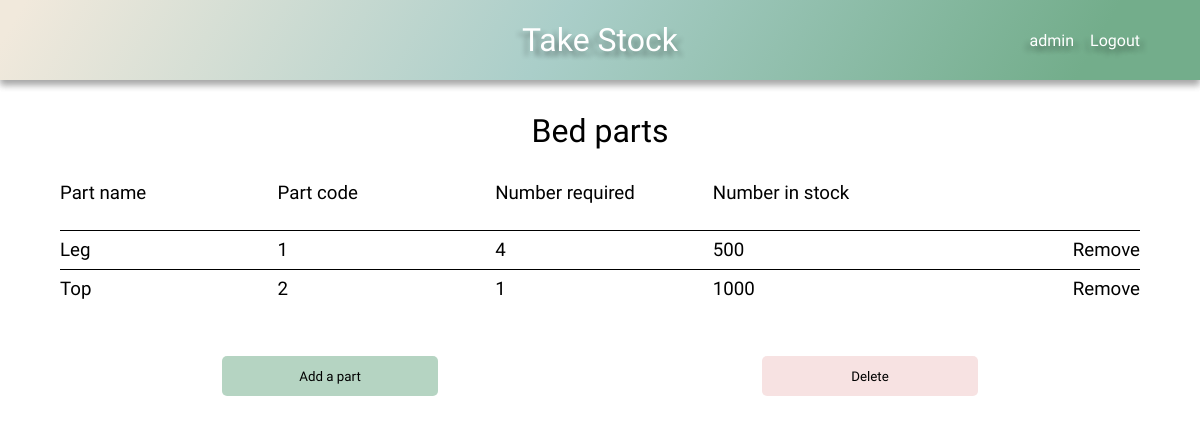
/product-detail/4 (signed in), run on the app's committed database.
### stock/models.py (models this page shows, shortened)
class Product(models.Model):
    name = models.CharField(max_length=100)
    stock_parts = models.ManyToManyField(Stock)
    company = models.ForeignKey(User, on_delete=models.CASCADE, default=1)
    def __str__(self):
        return f'{self.name}'

class Parts(models.Model):
    product_part_belongs_to = models.ForeignKey(
        Product, on_delete=models.CASCADE
        )
    item = models.ForeignKey(
        Stock,
        on_delete=models.CASCADE
        )
    number_required = models.IntegerField()
    company = models.ForeignKey(User, on_delete=models.CASCADE, default=1)

class Stock(models.Model):
    name = models.CharField(max_length=100)
    code = models.CharField(max_length=100)
    number_in_stock = models.IntegerField()
    company = models.ForeignKey(User, on_delete=models.CASCADE, default=1)

### stock/views.py (the view)
# urls.py: path('product-detail/<int:pk>', product_detail, name='product-detail'),
def product_detail(request, pk):
    default_user = request.user
    product_parts = Parts.objects.filter(
        company=default_user).filter(product_part_belongs_to=pk)
    product = Product.objects.filter(
        company=default_user).filter(id=pk).first()
    context = {
        'product_parts': product_parts,
        'product': product,
    }
    return render(request, 'product_detail.html', context)

### stock/context_processors.py (called while the page is built)
def base(request):
    default_user = request.user
    return ({'default_user': default_user})

### stock/templates/product_detail.html
{% extends 'base.html' %}
{% load static %}
{% block head %}
    <link rel="stylesheet" href="{% static 'css/style.css' %}">
    <link rel="stylesheet" href="{% static 'css/grid.css' %}">
{% endblock %}
{% block content %}
    <h1>{{ product }} parts</h1>
    {% if not product_parts %}
        <h2 class="center">This product has no parts!</h3>
    {% else %}
        <div class="grid">
            <div class="grid-headings grid-5">
                <h3>Part name</h3>
                <h3>Part code</h3>
                <h3>Number required</h3>
                <h3>Number in stock</h3>
            </div>
            {% for part in product_parts %}
                <div class="grid-row grid-5">
                    <div class="item-name-content">
                        <h3>{{ part.item.name }}</h3>
                    </div>
                    <div class="item-code-content">
                        <h3>{{ part.item.code }}</h3>
                    </div>
                    <div class="item-required-content">
                        <h3>{{ part.number_required }}</h3>
                    </div>
                    <div class="item-number-content">
                        <h3>{{ part.item.number_in_stock }}</h3>
                    </div>
                    <div class="update">
                        <h3><a href="{% url 'delete-part' part.id %}">Remove</a></h3>
                    </div>
                </div>
            {% endfor %}
    {% endif %}
            <div class="grid-buttons">
                <a href="{% url 'add_more_parts' product.pk %}"><input class="btn grid-btn btn-submit btn-hover" type="button" value="Add a part"></input></a>
                <a href="{% url 'delete-product' product.id %}"><input class="btn grid-btn btn-delete btn-hover" type="button" value="Delete"></input></a>
            </div>
        </div>
{% endblock %}

### stock/templates/base.html (shortened to what this page needs)
{% load static %}
<!DOCTYPE html>
<html lang="en">
<head>
    <link rel="stylesheet" href="{% static 'css/style.css' %}">
    {% block head %}
    {% endblock %}
</head>
<body>
    <header class="main-header">
        <h1><a href="{% url 'home' %}">Take Stock</a></h1>
        <div class="user-nav">
            {% if user.is_authenticated %}
                <div id="dropdown">{{ default_user }}
                </div>
                <a href="{% url 'logout' %}">Logout</a>
            {% else %}
                <a href="{% url 'login' %}">Login</a>
                <a href="{% url 'register' %}">Register</a>
            {% endif %}
        </div>
    </header>
    {% block content %}
    {% endblock %}
</body>
</html>

### stock/static/css/style.css (style rules this page uses)
:root { --clr-mix-calm: 120deg, #f1e9dc 2%, #aacec9, #73ad8b 90%; --shadow: 0 10px 20px 0 rgba(0, 0, 0, .2), 0 10px 20px 0 rgba(0, 0, 0, .2); --shadow-s: 0 5px 7px 0 rgba(0, 0, 0, .2), 0 5px 7px 0 rgba(0, 0, 0, .2); --shadow-l: 0 20px 30px 0 rgba(0, 0, 0, .2), 0 20px 30px 0 rgba(0, 0, 0, .2); --shadow-tl: 5px 5px 5px rgba(0, 0, 0, .2), -5px 5px 5px rgba(0, 0, 0, .2); --header-height: 5em; --hover: .522; --btn-submit: hsla(145, 26%, 56%, var(--hover)); --btn-delete: hsla(0, 58%, 86%, var(--hover)); }
*, *::before, *::after { margin: 0; padding: 0; box-sizing: border-box; text-decoration: none; list-style-type: none; color: #000000; font-family: 'Nanum Gothic', 'Gill Sans', 'Gill Sans MT', Calibri, 'Trebuchet MS', sans-serif; font-weight: 300; }
body { overflow-x: hidden; }
h1, .center, .add-new { width: max-content; margin: 1em auto; }
.main-header { display: flex; justify-content: center; align-items: center; height: var(--header-height); background: linear-gradient(var(--clr-mix-calm)); box-shadow: var(--shadow-s); position: relative; }
.main-header h1 a { color: #FFFFFF; text-shadow: var(--shadow-tl); }
.btn { border: none; }
.btn-delete { background-color: var(--btn-delete); }
.btn-submit { background-color: var(--btn-submit); }
.user-nav { max-width: 20%; display: flex; justify-content: space-between; gap: 1em; position: absolute; right: 5%; }
.user-nav div, .user-nav a { color: #FFFFFF; text-shadow: var(--shadow-tl); }
#dropdown { position: relative; cursor: pointer; }

### stock/static/css/grid.css (style rules this page uses)
.grid { display: grid; min-width: 80%; max-width: 90%; margin: 2em auto; grid-auto-flow: row; grid-column: repeat(12, 1fr); }
.grid-headings { display: grid; height: 3em; }
.grid-row { display: grid; align-items: center; grid-auto-flow: column; padding: .5em 0; border-top: 1px solid #000000; }
.grid-5 { grid-template-columns: repeat(5, 1fr); gap: .5em; }
.grid-4 > *, .grid-5 > * { max-width: 100%; overflow-x: scroll; }
.update { text-align: end; }
.grid-buttons { display: flex; justify-content: space-around; padding: 3em 0; }
.grid-buttons a { width: 20%; }
.grid-buttons a input { width: 100%; cursor: pointer; }
.grid-btn { width: 20%; height: 3em; border-radius: 5px; }

### data on the page
Product: name "Bed"
Parts: item.name "Leg", item.code "1", number_required "4", item.number_in_stock "500"
Parts: item.name "Top", item.code "2", number_required "1", item.number_in_stock "1000"

### other printed values
{{ default_user }} "admin"
